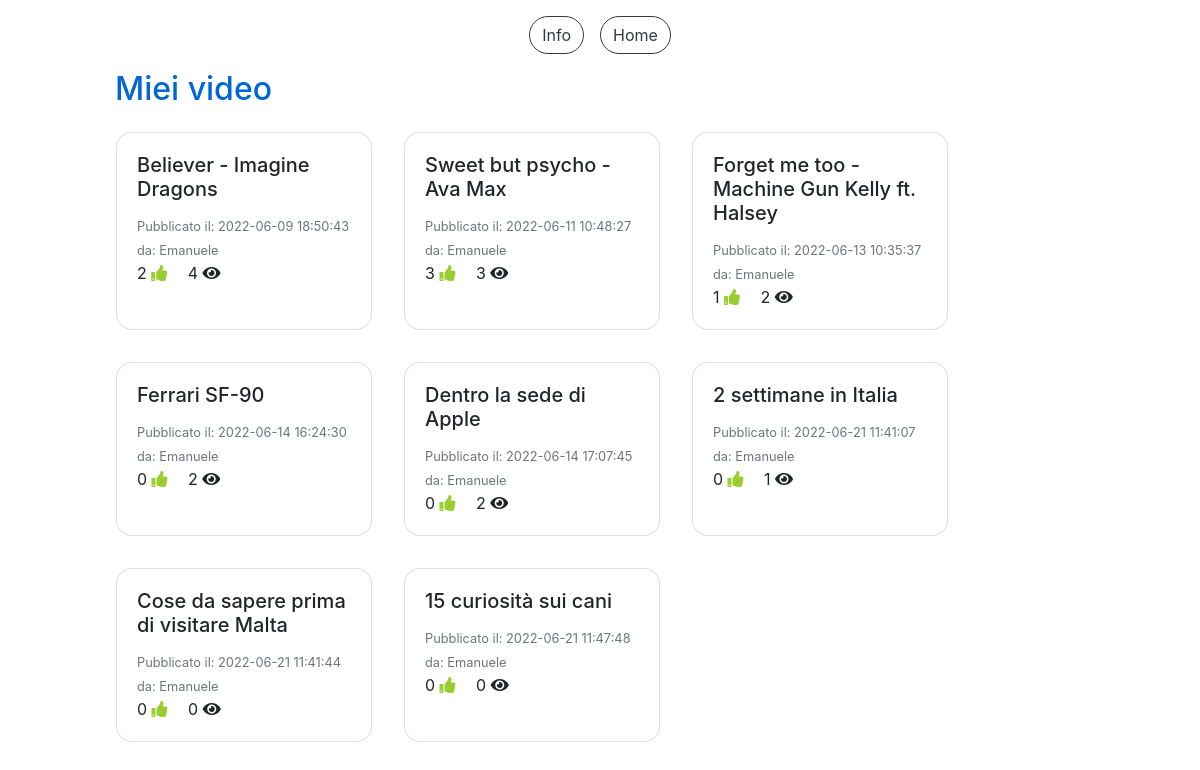
/miei_video.php (signed in), run on an earlier commit of the app's database.
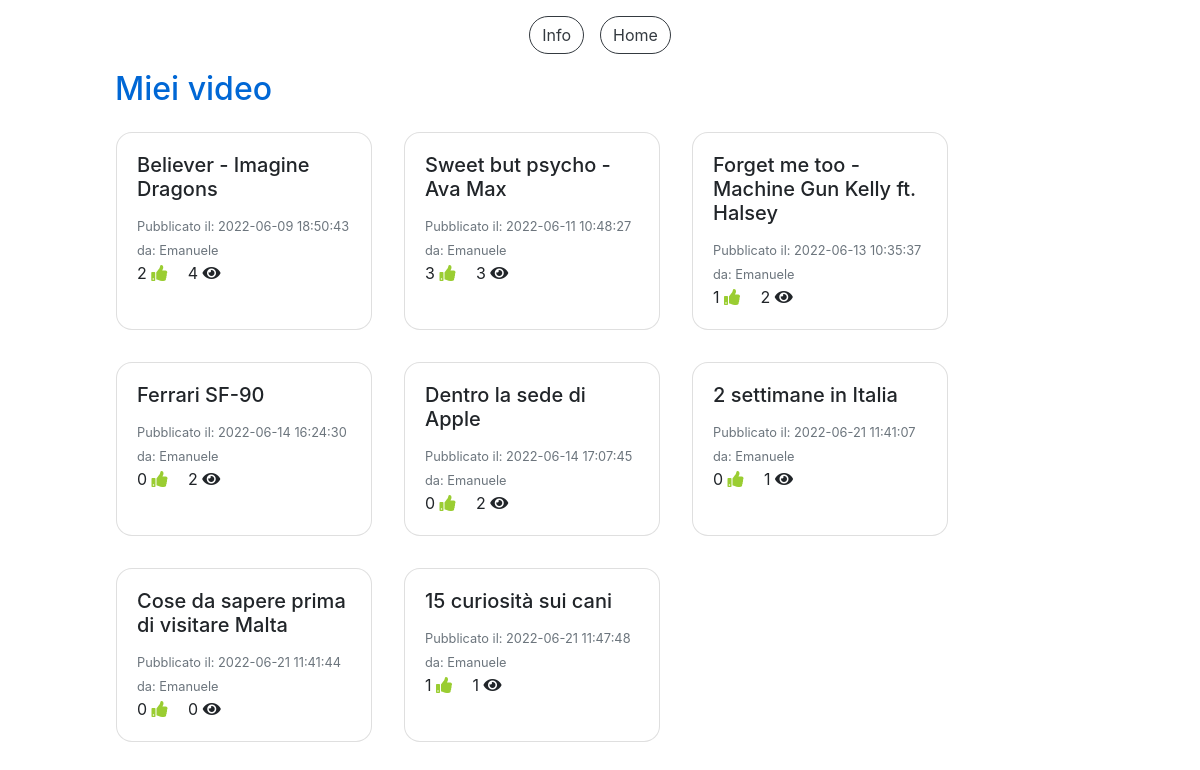
And on a later commit of the database.
### tables this page shows
CREATE TABLE `video` (
  `IdVideo` int(11) NOT NULL,
  `Titolo` varchar(100) NOT NULL,
  `SorgenteVideo` varchar(300) NOT NULL,
  `DataPubblicazione` datetime NOT NULL DEFAULT current_timestamp(),
  `NumeroLike` int(11) NOT NULL DEFAULT 0,
  `NumeroVisualizzazioni` int(11) NOT NULL DEFAULT 0,
  `IdAccount` int(11) NOT NULL
);

CREATE TABLE `accounts` (
  `IdAccount` int(11) NOT NULL,
  `Username` varchar(40) NOT NULL,
  `Mail` varchar(40) NOT NULL,
  `Password` varchar(100) NOT NULL,
  `Canale` tinyint(1) NOT NULL,
  `NumeroIscritti` int(11) DEFAULT NULL
);

### miei_video.php (the view, shortened to what this page needs)
<!DOCTYPE html>
<html>
<head>
  <link rel="stylesheet" href="css/style.css">
  <link rel="stylesheet" href="css/custom_style.css">
</head>
<body>
  <?php
    include("check_canale.php");
  ?>
  <div class="container-fluid pt-3">
    <div class="row justify-content-center">
      <button type="button" class="btn btn-outline-dark mr-3" onclick="location.href='info.php'">Info</button>
      <button type="button" class="btn btn-outline-dark" onclick="location.href='home.php'">Home</button>
    </div>
    <div class="row justify-content-center">
      <div class="col-10">
        <h2 class="titleText mt-3">Miei video</h2>
        <div id="mieiVideo" class="row">
        <?php
          $sql="SELECT * FROM Video WHERE IdAccount=?";
          $query=$db->prepare($sql);
          $dati=array($_SESSION["loginID"]);
          $query->execute($dati);
          $ris=$query->fetchAll();
          foreach($ris as $row) {
            $sql="SELECT * FROM Video v, Visualizzazioni vis, Accounts a WHERE v.IdVideo=vis.IdVideo AND a.IdAccount=vis.IdAccount AND vis.IdAccount=? AND vis.IdVideo=?";
            $query=$db->prepare($sql);
            $dati=array($_SESSION["loginID"], $row["IdVideo"]);
            $query->execute($dati);
            $risVis=$query->fetchAll();
            $tempoVis=-1;
            foreach($risVis as $vis) {
              $tempoVis=$vis["TempoVisualizzazione"];
              $creator=$vis["Username"];
            }
            echo '<div class="card card-video m-3" style="width: 16rem;">
                    <div class="card-body card-video" onclick="location.href=\'video.php?id='. $row["IdVideo"] .'&titolo='. $row["Titolo"] .'&video='. $row["SorgenteVideo"] .'&time='. $tempoVis .'\'">
                      <h5 class="card-title card-video">'. $row["Titolo"] .'</h5>
                      <p class="card-text card-video">
                        <small class="text-muted">Pubblicato il: '. $row["DataPubblicazione"] .'<br>da: '. $creator .'</small><br>
                        '. $row["NumeroLike"] .' <i class="fa fa-thumbs-up mr-3"></i>
                        '. $row["NumeroVisualizzazioni"] .' <i class="fa fa-eye"></i>
                      </p>
                    </div>
                  </div>';
          }
        ?>
        </div>
      </div>
    </div>
  </div>
</body>
</html>

What changed in the data, as far as the page shows it:
changed video "15 curiosità sui cani": NumeroLike "0" → "1"; NumeroVisualizzazioni "0" → "1"
